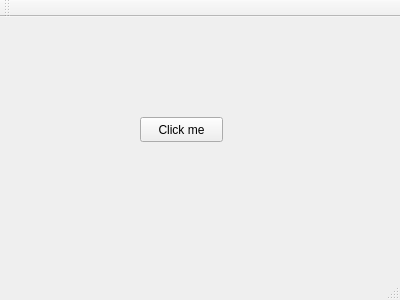
<?xml version="1.0" encoding="UTF-8"?>
<ui version="4.0">
 <class>MainWindow</class>
 <widget class="QMainWindow" name="MainWindow">
  <property name="geometry">
   <rect>
    <x>0</x>
    <y>0</y>
    <width>400</width>
    <height>300</height>
   </rect>
  </property>
  <property name="windowTitle">
   <string>MainWindow</string>
  </property>
  <widget class="QWidget" name="centralWidget">
   <widget class="QPushButton" name="pushButton">
    <property name="geometry">
     <rect>
      <x>140</x>
      <y>100</y>
      <width>83</width>
      <height>25</height>
     </rect>
    </property>
    <property name="text">
     <string>Click me</string>
    </property>
   </widget>
  </widget>
  <widget class="QMenuBar" name="menuBar">
   <property name="geometry">
    <rect>
     <x>0</x>
     <y>0</y>
     <width>400</width>
     <height>22</height>
    </rect>
   </property>
  </widget>
  <widget class="QToolBar" name="mainToolBar">
   <attribute name="toolBarArea">
    <enum>TopToolBarArea</enum>
   </attribute>
   <attribute name="toolBarBreak">
    <bool>false</bool>
   </attribute>
  </widget>
  <widget class="QStatusBar" name="statusBar"/>
 </widget>
 <layoutdefault spacing="6" margin="11"/>
 <resources/>
 <connections/>
</ui>
